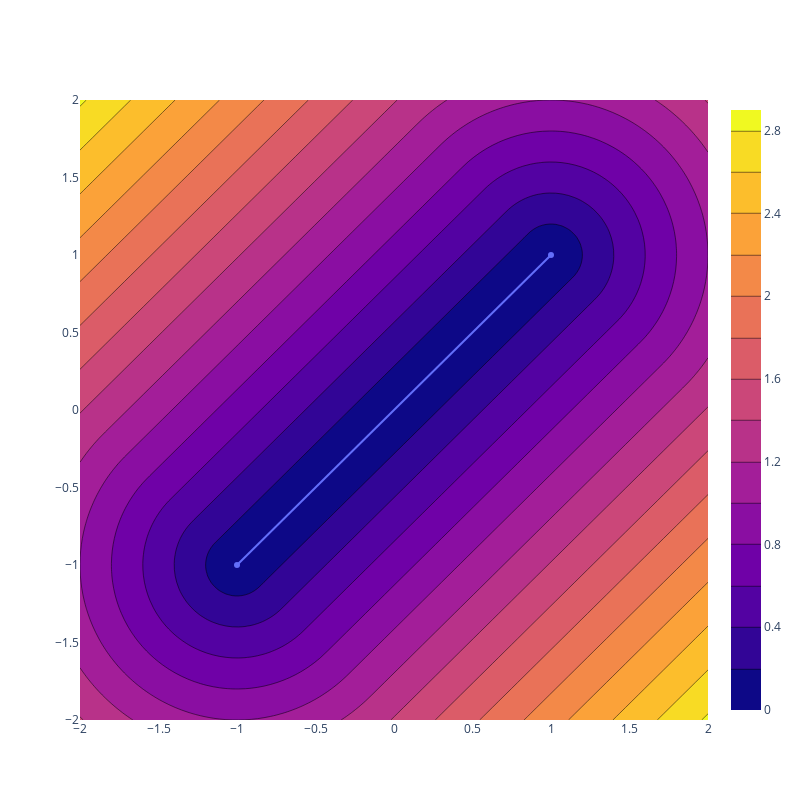

Notebook code cell kept with this figure:
### Code cell
e0 = numpy.array([-1, -1], dtype=float)
e1 = numpy.array([1, 1], dtype=float)
xs = numpy.linspace(-2, 2, 100)
ys = numpy.linspace(-2, 2, 100)
distances = numpy.empty((xs.size, ys.size))
for i, x in enumerate(xs):
    for j, y in enumerate(ys):
        distances[j, i] = point_edge_distance(numpy.array([x, y]), e0, e1)
fig = go.Figure(data=[
    go.Scatter(x=[e0[0], e1[0]], y=[e0[1], e1[1]]),
    go.Contour(z=numpy.sqrt(distances), x=xs, y=ys)
], layout=go.Layout(width=800, height=800))
fig.show()
